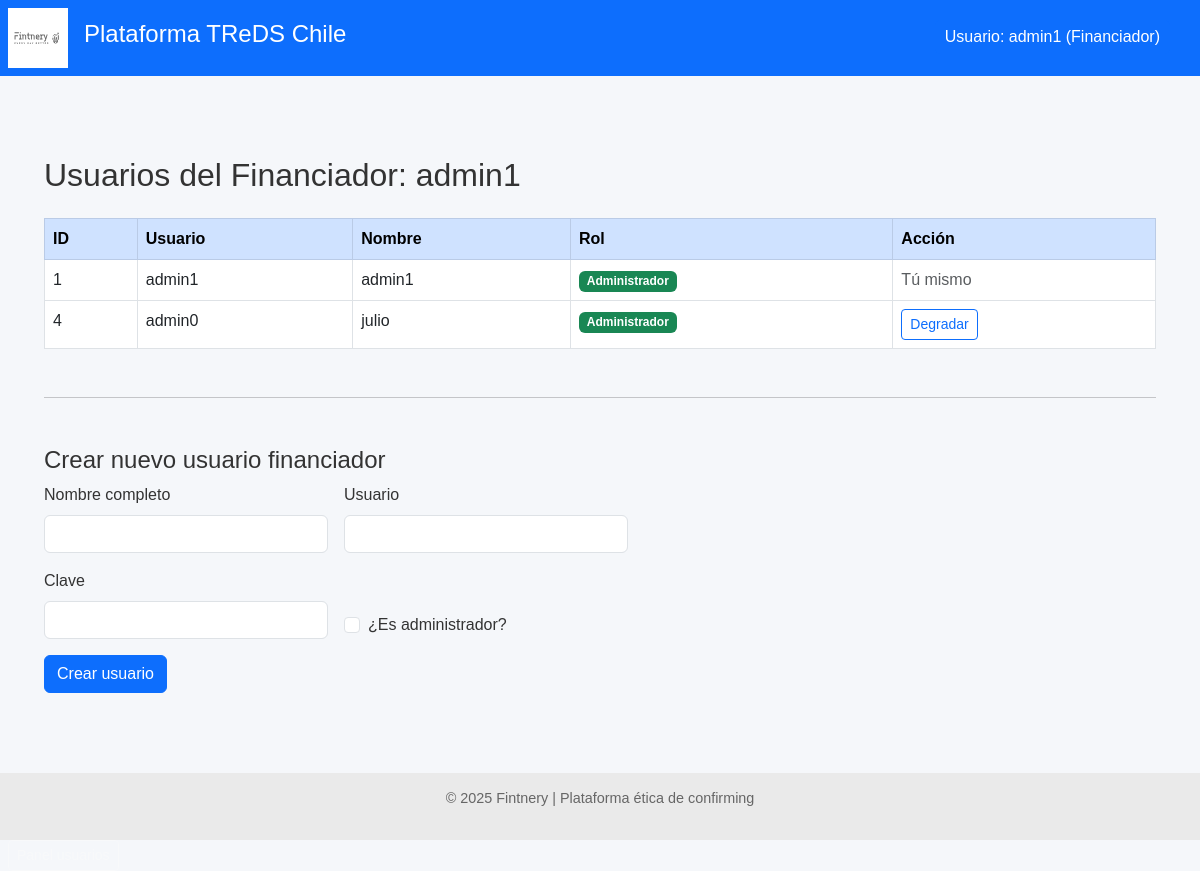
Before: /financiador/usuarios (signed in) with the older database file.
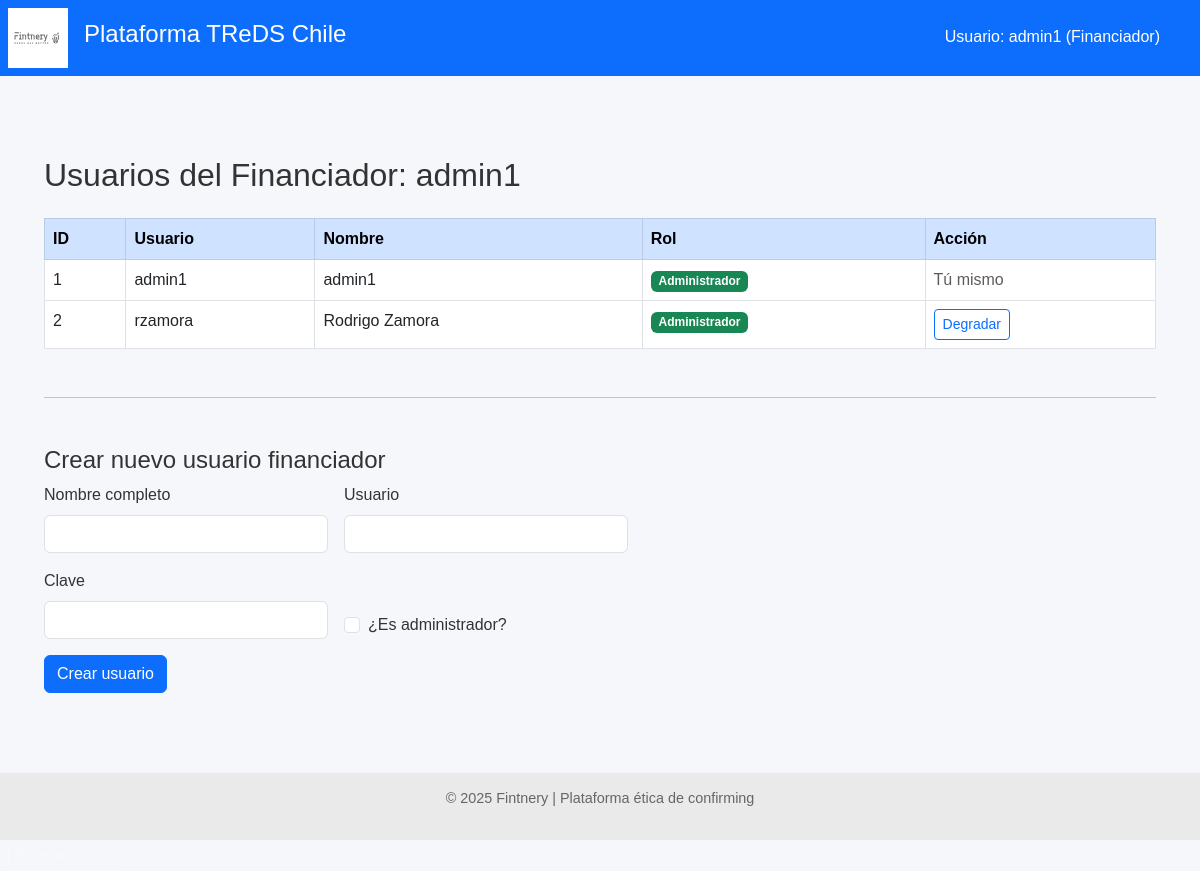
After: the same page with the newer database file.
### models.py (models this page shows)
class Financiador(Base):
    __tablename__ = "financiadores"
    id = Column(Integer, primary_key=True, index=True)
    nombre = Column(String, nullable=False)
    usuario = Column(String, unique=True, index=True, nullable=False)
    clave_hash = Column(String, nullable=False)
    fondo_id = Column(Integer, ForeignKey("fondos.id"), nullable=False)
    fondo = relationship("Fondo", back_populates="financiadores")
    es_admin = Column(Boolean, default=False)
    costo_fondos_mensual = Column(Float, default=0.0)  # ← Explicita unidad mensual
    fecha_costo_fondos = Column(Date, default=None)    # ← Fecha de carga más reciente
    condiciones = relationship(
        "CondicionesPorPagador",
        back_populates="financiador",
        cascade="all, delete-orphan"
    )
    ofertas = relationship("OfertaFinanciamiento", back_populates="financiador")

### routers/financiador.py (the view)
@router.get("/usuarios")
def listar_usuarios(request: Request, db: Session = Depends(get_db)):
    fid = request.session.get("financiador_id")
    if not fid:
        return RedirectResponse("/financiador/login", 303)
    admin = db.query(Financiador).get(fid)
    _solo_admin(admin)
    usuarios = db.query(Financiador).filter_by(fondo_id=admin.fondo_id).all()
    return templates.TemplateResponse("usuarios_financiador.html", {
        "request": request,
        "usuarios": usuarios,
        "financiador_nombre": admin.nombre
    })

### templates/usuarios_financiador.html (shortened to what this page needs)
{% extends "base.html" %}
{% block content %}
<div class="container mt-5">
    <h2 class="mb-4">Usuarios del Financiador: {{ financiador_nombre }}</h2>
    <table class="table table-bordered table-hover">
        <thead class="table-primary">
            <tr>
                <th>ID</th>
                <th>Usuario</th>
                <th>Nombre</th>
                <th>Rol</th>
                <th>Acción</th>
            </tr>
        </thead>
        <tbody>
            {% for u in usuarios %}
                <tr>
                    <td>{{ u.id }}</td>
                    <td>{{ u.usuario }}</td>
                    <td>{{ u.nombre }}</td>
                    <td>
                        {% if u.es_admin %}
                            <span class="badge bg-success">Administrador</span>
                        {% else %}
                            <span class="badge bg-secondary">Comercial</span>
                        {% endif %}
                    </td>
                    <td>
                        {% if u.id != request.session.get('financiador_id') %}
                            <form method="post" action="/financiador/usuarios/toggle-admin/{{ u.id }}">
                                <button type="submit" class="btn btn-sm btn-outline-primary">
                                    {% if u.es_admin %}Degradar{% else %}Promover{% endif %}
                                </button>
                            </form>
                        {% else %}
                            <span class="text-muted">Tú mismo</span>
                        {% endif %}
                    </td>
                </tr>
            {% endfor %}
        </tbody>
    </table>
    <hr class="my-5">
    <h4>Crear nuevo usuario financiador</h4>
    <form method="post" action="/financiador/usuarios/crear" class="row g-3" style="max-width: 600px;">
        <div class="col-md-6">
            <label for="nombre" class="form-label">Nombre completo</label>
            <input type="text" class="form-control" id="nombre" name="nombre" required>
        </div>
        <div class="col-md-6">
            <label for="usuario" class="form-label">Usuario</label>
            <input type="text" class="form-control" id="usuario" name="usuario" required>
        </div>
        <div class="col-md-6">
            <label for="clave" class="form-label">Clave</label>
            <input type="password" class="form-control" id="clave" name="clave" required>
        </div>
        <div class="col-md-6 d-flex align-items-end">
            <div class="form-check">
                <input class="form-check-input" type="checkbox" id="es_admin" name="es_admin">
                <label class="form-check-label" for="es_admin">
                    ¿Es administrador?
                </label>
            </div>
        </div>
        <div class="col-12">
            <button type="submit" class="btn btn-primary">Crear usuario</button>
        </div>
    </form>
</div>
{% endblock %}

### templates/base.html (shortened to what this page needs)
<!DOCTYPE html>
<html lang="es">
<head>
    <link href="https://cdn.jsdelivr.net/npm/bootstrap@5.3.0/dist/css/bootstrap.min.css" rel="stylesheet">
    <link rel="stylesheet" href="/static/styles.css">
</head>
<body>
    <header class="main-header d-flex align-items-center bg-primary text-white p-2">
        <img src="/static/LogoFIntneryWeb.svg" alt="Fintnery" class="logo me-3" style="height: 60px;">
        <h1 class="titulo-principal">Plataforma TReDS Chile</h1>
    </header>
    <main>
        {% block content %}{% endblock %}
    </main>
    <footer class="footer text-center mt-5">
        <p>&copy; 2025 Fintnery | Plataforma ética de confirming</p>
    </footer>
    {% if financiador_nombre or proveedor_nombre or pagador_nombre %}
    <div style="position: absolute; top: 20px; right: 30px; color: white; background-color: #0d6efd; padding: 5px 10px; border-radius: 5px;">
        Usuario:
        {% if financiador_nombre %}{{ financiador_nombre }} (Financiador){% endif %}
    </div>
    {% endif %}
    {% if request.session.get('es_admin') %}
    <a href="/financiador/usuarios" class="btn btn-sm btn-outline-light ms-2">Panel usuarios</a>
    {% endif %}
</body>
</html>

Changed rows visible on the page:
removed Financiador: id "4", usuario "admin0", nombre "julio", es_admin "Administrador"
now on this page (row edited): Financiador: id "2", usuario "rzamora", nombre "Rodrigo Zamora", es_admin "Administrador"
